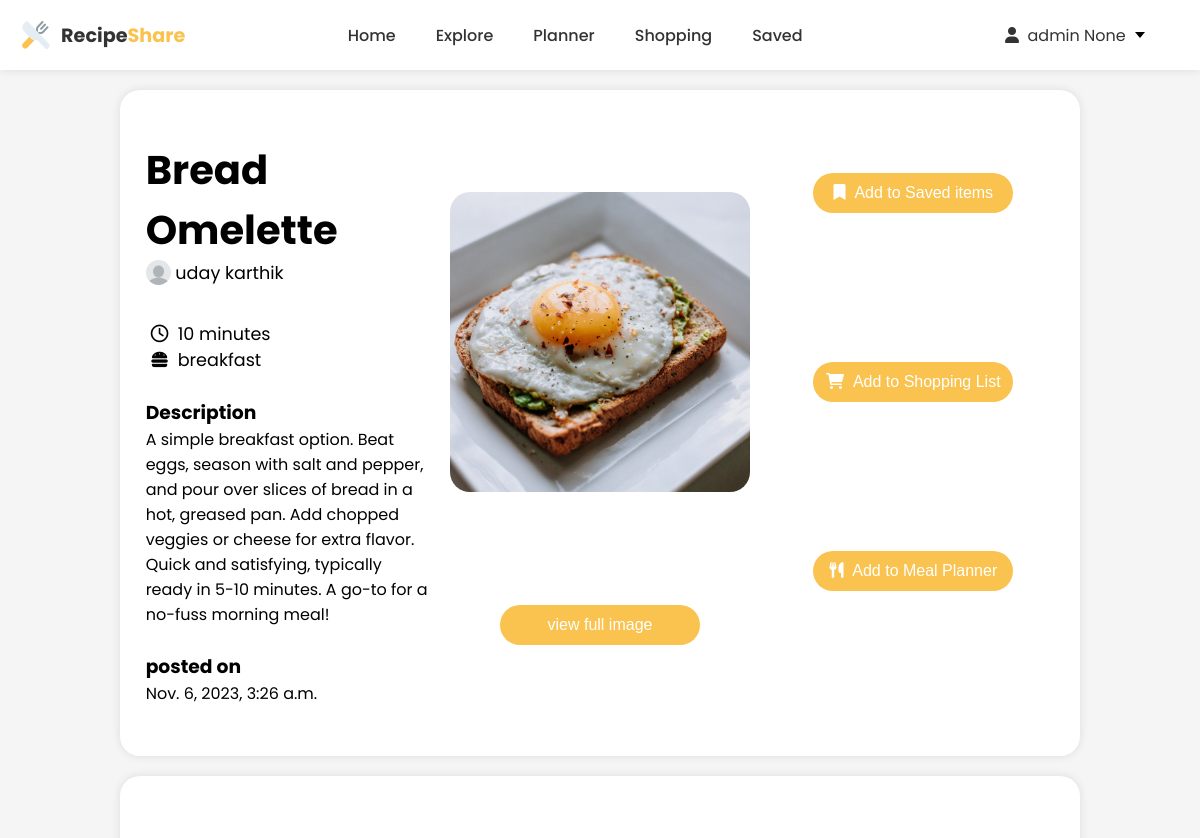
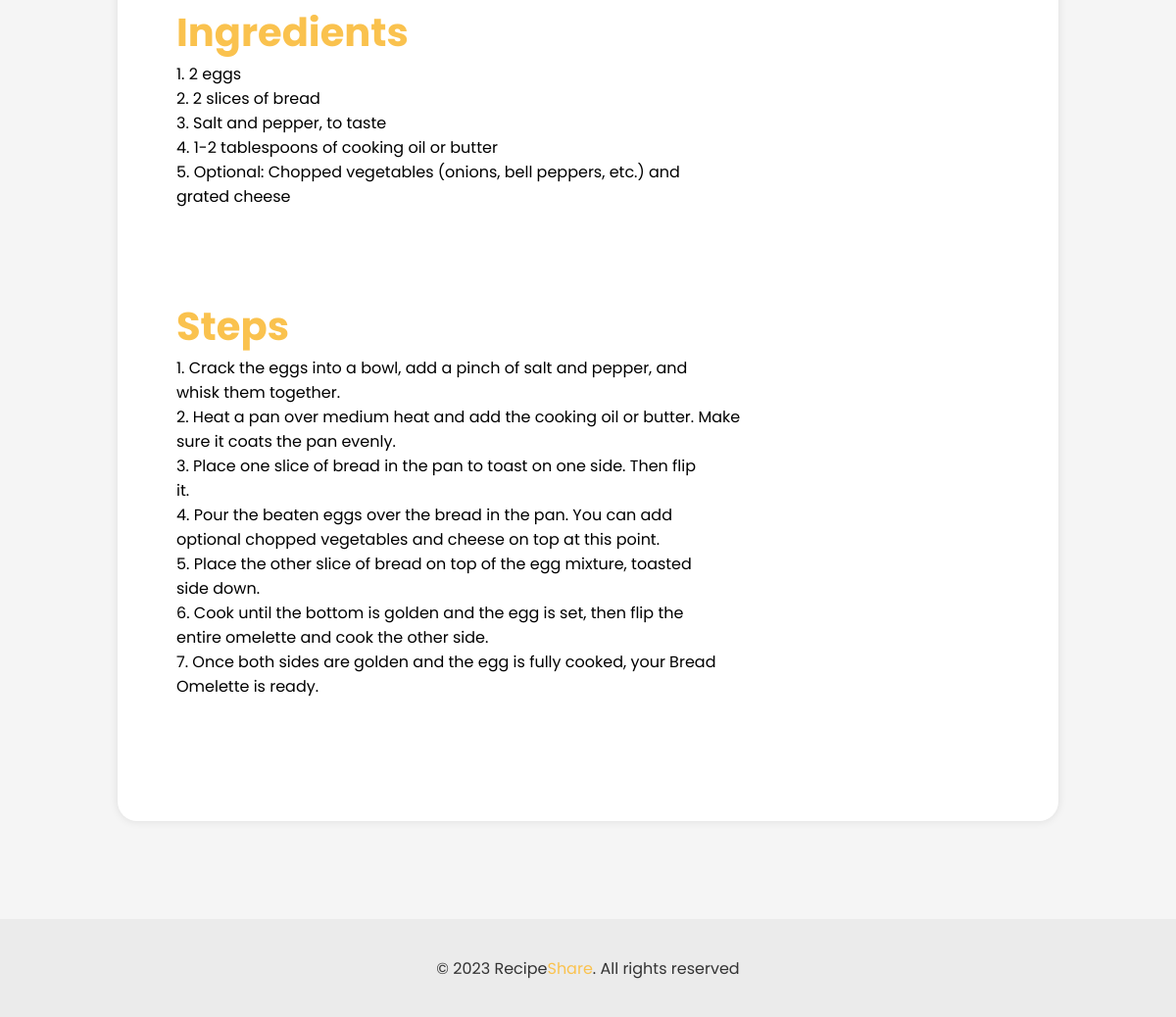
The page /post_details/29 (signed in) on the database its author committed (2 pictures, top to bottom).
### Users/models.py (models this page shows, shortened)
class CustomUser(AbstractBaseUser, PermissionsMixin):
    first_name = models.CharField(max_length=255,null=True, blank=True)
    last_name = models.CharField(max_length=255,null=True, blank=True)
    email = models.EmailField(unique=True)
    is_active = models.BooleanField(default=True)
    is_staff = models.BooleanField(default=False)
    objects = CustomUserManager()
    USERNAME_FIELD = 'email' # this is identifed as the unique identifier for the user
    REQUIRED_FIELDS = [] # this is the required field for the user

### main/models.py (models this page shows, shortened)
class UserPost(models.Model):
    user = models.ForeignKey(CustomUser, on_delete=models.CASCADE)
    recipe_name = models.CharField(max_length=100)
    recipe_image = models.ImageField(upload_to='recipes')
    recipe_time = models.CharField(max_length=100)
    description = models.TextField()
    ingredients = models.TextField()
    steps = models.TextField()
    recipe_type = models.CharField(max_length=100)
    date = models.DateTimeField(auto_now_add=True)

### main/views.py (the view)
# urls.py: path('post_details/<int:id>',views.post_details,name='post_details' ),
def post_details(request, id):
    if request.user.is_authenticated:
        post = UserPost.objects.get(id=id)
        return render(request, 'post_details.html', {'post': post})

### main/templates/post_details.html (shortened to what this page needs)
<!DOCTYPE html>
<html lang="en">
{% load static %}
<head>
    <link rel="stylesheet" href="https://cdnjs.cloudflare.com/ajax/libs/font-awesome/6.0.0-beta3/css/all.min.css" />
</head>
<body>
    <header>
        <div class="logo">
            <img src="{% static 'images/logo.png' %}" alt="logo" height="32px" width="32px" />&nbsp;Recipe<span
                style="color: #fac24e">Share</span>
        </div>
        <div class="menu">
            <a href="{% url 'home' %}">Home</a>
            <a href=" {% url 'explore' %}">Explore</a>
            <a href="{% url 'planner' %}">Planner</a>
            <a href="{% url 'shopping' %}">Shopping</a>
            <a href="{% url 'saved' %}">Saved</a>
        </div>
        <div class="dropdown">
            <div class="select">
                <span class="selected"><i class="fa-solid fa-user"></i>&nbsp;&nbsp;{{ user.first_name }} {{user.last_name }}&nbsp;</span>
                <div class="caret"></div>
            </div>
        </div>
    </header>
    <div class="post_details">
        <div class="basic_details">
            <div class="text">
                <h1 style="font-size: 2.5rem;"
                >{{ post.recipe_name }}</h1>
                <div class="author-details">
                <img src="{% static 'images/profile.png'%}" width="25px" height="25px" style="border-radius:50%;">&nbsp;
                <p> {{post.user.first_name}} {{post.user.last_name}} </p>
                </div>
                <br />
                <div class="time"><i class="fa-regular fa-clock"></i>&nbsp;&nbsp;<p>{{ post.recipe_time }} minutes</p></div>
                <div class="type">
                    <i class="fa-solid fa-burger"></i>&nbsp;&nbsp;
                    <p>{{ post.recipe_type }}</p>
                </div>
                <br />
                <h3>Description</h3>
                <p>{{ post.description }}</p>
                <br />
                <h3>posted on</h3>
                <p>{{ post.date }}</p>
            </div>
            <div class="image">
                <img src="{{ post.recipe_image.url }}" alt="post_image" height="300px" width="300px" />
                <a href="{{ post.recipe_image.url }}" target="_blank"
                ><button>view full image</button></a>
            </div>
            <div class="buttons">
                <button class="save-button" onclick="save_item()" ><i class="fa-solid fa-bookmark"></i>&nbsp;&nbsp;Add to Saved items</button> <br />
                <button class="shop-button" onclick="shop_item()"><i class="fa-solid fa-cart-shopping"></i>&nbsp;&nbsp;Add to Shopping List</button> <br />
                <button class="planner-button" onclick="openPopup()"><i class="fa-solid fa-utensils"></i>&nbsp;&nbsp;Add to Meal Planner</button> <br />
            </div>
        </div>
    </div>
    <div class="main-details">
        <div class="ingredients">
            <h1  style="font-size: 2.5rem; color: #fac24e;">Ingredients</h1>
        <p>{{ post.ingredients | linebreaks }}</p>
        </div>
        <br />
        <div class="steps">
            <h1  style="font-size: 2.5rem; color: #fac24e;">Steps</h1>
            <p>{{ post.steps | linebreaks }}</p>
        </div>
        <div class="delete">
            <button class="delete-button" onclick="delete_post()">&nbsp;&nbsp;Delete Post</button> <br />
        </div>
    </div>
    <footer>
        <p>&copy; 2023 Recipe<span style="color: #fac24e">Share</span>. All rights reserved</p>
    </footer>
</body>

### main/templates/post_details.html (style rules this page uses)
html { scroll-behavior: smooth; }
* { margin: 0; padding: 0; box-sizing: border-box; user-select: none; }
body { font-family: 'Poppins', sans-serif; background-color: #f5f5f5; }
header { display: flex; justify-content: space-between; align-items: center; padding: 10px 20px; height: 70px; background-color: #fff; box-shadow: 0 0 10px rgba(0, 0, 0, 0.1); position: fixed; width: 100%; top: 0; left: 0; z-index: 100; }
.logo { display: flex; align-items: center; font-weight: 700; font-size: 1.2rem; color: #333; }
.logo img { margin-right: 5px; }
.menu { display: flex; justify-content: space-between; align-items: center; }
.menu a { margin: 0 20px; text-decoration: none; color: #333; font-weight: 500; font-size: 1rem; transition: all ease 0.3s; }
.dropdown { min-width: 6em; position: relative; margin: 2em; }
.dropdown * { box-sizing: border-box; }
.select { font-family: 'Poppins', sans-serif; background: white; color:#333; min-width: 6.5%; display: flex; align-items: center; border: none; border-radius: 5px; padding: 0.5em; cursor: pointer; position: relative; }
.caret { color : #333; width: 0; height: 0; border-left: 5px solid transparent; border-right: 5px solid transparent; border-top: 6px solid black; transform: translateX(50%); right: 10px; }
.post_details { padding: 50px 10px; margin-top: 70px; background-color: #fff; box-shadow: 0 0 10px rgba(0, 0, 0, 0.1); border-radius: 20px; width: 80%; margin: 0 auto; margin-top: 90px; min-height: 60vh; }
.basic_details { display: flex; justify-content:space-around; align-items: top; width: 100%; overflow: hidden; }
.basic_details .text, .basic_details .image, .basic_details .buttons { width: 30%; }
.basic_details .image { display: flex; flex-direction: column; justify-content: space-around; align-items: center; text-align: center; }
.basic_details .image button { width: 200px; height: 40px; border: none; border-radius: 20px; background-color: #fac24e; color: #fff; font-weight: 500; font-size: 1rem; margin: 10px 0; cursor: pointer; }
.basic_details img { border-radius: 20px; object-fit: cover; }
.basic_details .buttons { display: flex; flex-direction: column; justify-content: space-around; align-items: center; text-align: center; }
.basic_details .buttons button { width: 200px; height: 40px; border: none; border-radius: 20px; background-color: #fac24e; color: #fff; font-weight: 500; font-size: 1rem; margin: 5px 0; cursor: pointer; }
.author-details { display: flex; align-items: top; font-size: 1.1rem; margin-bottom: 10px; }
.time { display: flex; align-items: center; font-size: 1.1rem; margin-left: 5px; }
.type { display: flex; align-items: center; font-size: 1.1rem; margin-left: 5px; }
.main-details { padding: 50px 10px; margin: 0 auto; margin-top: 20px; background-color: #fff; box-shadow: 0 0 10px rgba(0, 0, 0, 0.1); border-radius: 20px; width: 80%; min-height: 60vh; }
.main-details .ingredients { margin:50px; margin-top: 15px; }
.main-details .steps { margin:50px; margin-top: 15px; }
footer { width: 100%; height: 100px; background-color: rgb(235, 235, 235); color: #333; display: flex; flex-direction: column; align-items: center; justify-content: center; margin-top: 100px; }

### rows shown on the page
CustomUser: first_name "admin", last_name "None"
UserPost: recipe_name "Bread Omelette", user.first_name "uday", user.last_name "karthik", recipe_time "10", recipe_type "breakfast", description "A simple breakfast option. Beat eggs, season with salt and pepper, and pour over slices of bread in a hot, greased pan. Add chopped veggies or cheese for extra flavor. Quick and satisfying, typically ready in 5-10 minutes. A go-to for a no-fuss morning meal!", date "Nov. 6, 2023, 3:26 a.m.", recipe_image (picture), ingredients "1. 2 eggs 2. 2 slices of bread 3. Salt and pepper, to taste 4. 1-2 tablespoons of cooking oil or butter 5. Optional: Chopped vegetables (onions, bell peppers, etc.) and grated cheese", steps "1. Crack the eggs into a bowl, add a pinch of salt and pepper, and whisk them together. 2. Heat a pan over medium heat and add the cooking oil or butter. Make sure it coats the pan evenly. 3. Place one slice of bread in the pan to toast on one side. Then flip it. 4. Pour the beaten eggs over the bread in the pan. You can add optional chopped vegetables and cheese on top at this point. 5. Place the other slice of bread on top of the egg mixture, toasted side down. 6. Cook until the bottom is golden and the egg is set, then flip the entire omelette and cook the other side. 7. Once both sides are golden and the egg is fully cooked, your Bread Omelette is ready."
